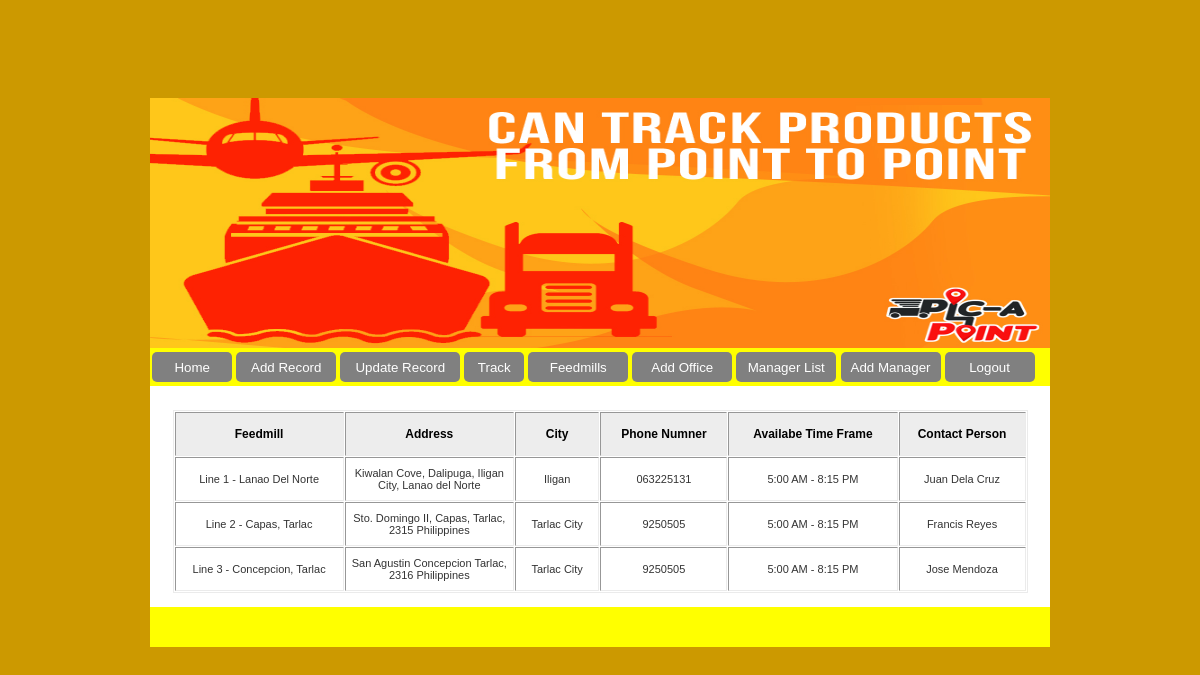
/feedmill_list.php (signed in), run on the app's committed database.
### tables this page shows
CREATE TABLE `tbl_offices` (
  `id` int(10) NOT NULL,
  `off_name` varchar(100) NOT NULL,
  `address` varchar(230) NOT NULL,
  `city` varchar(100) NOT NULL,
  `ph_no` varchar(20) NOT NULL,
  `office_time` varchar(100) NOT NULL,
  `contact_person` varchar(100) NOT NULL
);

### database.php (called while the page is built, shortened)
<?php
function dbQuery($sql)
{
	$result = mysql_query($sql) or die(mysql_error());
	return $result;
}
function dbFetchAssoc($result)
{
	return mysql_fetch_assoc($result);
}
?>

### feedmill_list.php (the view, shortened to what this page needs)
<?php
require_once('database.php');
$sql = "SELECT *
		FROM tbl_offices";
$result = dbQuery($sql);
?>
<!DOCTYPE html PUBLIC "-//W3C//DTD HTML 4.01 Transitional//EN" "http://www.w3.org/TR/html4/loose.dtd">
<html><head>
<link href="css/mystyle.css" rel="stylesheet" type="text/css">
<link href="css/style.css" rel="stylesheet" type="text/css">
</head>
<br>
<br>
<br>
<br>
<br>
<br>
<br>
<body style="background-color: #cc9900">
<table border="0" cellpadding="0" cellspacing="0" align="center" width="900">
  <tbody><tr>
    <td width="900">
<?php include("header.php"); ?>
  <tr>
    <td bgcolor="#FFFFFF">
<table border="0" align="center" width="80%">
    <tbody><tr>
      <td class="LargeBlue" bgcolor="#FFFFFF" align="left">&nbsp;</td>
    </tr>
  </tbody></table>
  <table border="0" cellpadding="1" cellspacing="1" align="center" width="95%">
    <tbody>
	<tr>
    <td>
	</td>
    </tr>
  </tbody></table>
  <table class="blackbox" border="1" cellpadding="1" cellspacing="1" align="center" width="95%">
    <tbody><tr class="BoldRED" bgcolor="#FFFFFF" style="height:30px;">
      <th class="newtext" bgcolor="#EDEDED" width="20%" style="height:40px;"><div align="center">Feedmill</div></th>
      <th class="newtext" bgcolor="#EDEDED" width="20%" style="height:40px;"><div align="center">Address</div></th>
	  <th class="newtext" bgcolor="#EDEDED" width="10%" style="height:40px;"><div align="center">City</div></th>
      <th class="newtext" bgcolor="#EDEDED" width="15%" style="height:40px;"><div align="center">Phone Numner</div></th>
      <th class="newtext" bgcolor="#EDEDED" width="20%" style="height:40px;"><div align="center">Availabe Time Frame</div></th>
      <th class="newtext" bgcolor="#EDEDED" width="15%" style="height:40px;"><div align="center">Contact Person</div></th>
    </tr>
	<?php
	while($data = dbFetchAssoc($result)){
	extract($data);
	?>
      <tr onMouseOver="this.bgColor='gold';" onMouseOut="this.bgColor='#FFFFFF';" bgcolor="#FFFFFF" style="height:20px;">
      <td class="gentxt" style="height:40px;"><div align="center"><?php echo $off_name; ?></div></td>
      <td class="gentxt" style="height:40px;"><div align="center"><?php echo $address; ?></div></td>
      <td class="gentxt" style="height:40px;"><div align="center"><?php echo $city; ?></div></td>
      <td class="gentxt" style="height:40px;"><div align="center"><?php echo $ph_no; ?></div></td>
      <td class="gentxt" style="height:40px;"><div align="center"><?php echo $office_time; ?></div></td>
	  <td class="gentxt" style="height:40px;"><div align="center"><?php echo $contact_person; ?></div></td>
    </tr>
    <?php
	}
	?>
	  </tbody></table>
  <br>
    </td>
  </tr>
  <tr>
    <td><table border="0" cellpadding="0" cellspacing="0" align="center" width="900">
  <tbody><tr>
    <td bgcolor="yellow" height="40" width="476">&nbsp;</td>
    <td bgcolor="yellow" width="304"><div align="right"></div></td>
  </tr>
</tbody></table>
</td>
  </tr>
</body></html>

### css/mystyle.css (style rules this page uses)
.blackbox { border: 1px solid #EBEBEB; padding: 0px; }
body { font-family:Verdana, Arial, Helvetica, sans-serif; font-size:12px; background-color: #cc9900; }
.gentxt { FONT-SIZE: 11px; TEXT-TRANSFORM: none; COLOR: #333333; FONT-STYLE: normal; FONT-FAMILY: Verdana, Arial; TEXT-DECORATION: none; }
.newtext { font-family: sans-serif, arial, helvetica; font-size:12px; color:#000000; }

### css/style.css (style rules this page uses)
html, body { height: 100%; margin: 0; padding: 0; }
table { font-size: 12px; }

### data on the page
tbl_offices: off_name "Line 1 - Lanao Del Norte", address "Kiwalan Cove, Dalipuga, Iligan City, Lanao del Norte", city "Iligan", ph_no "063225131", office_time "5:00 AM - 8:15 PM", contact_person "Juan Dela Cruz"
tbl_offices: off_name "Line 2 - Capas, Tarlac", address "Sto. Domingo II, Capas, Tarlac, 2315 Philippines", city "Tarlac City", ph_no "9250505", office_time "5:00 AM - 8:15 PM", contact_person "Francis Reyes"
tbl_offices: off_name "Line 3 - Concepcion, Tarlac", address "San Agustin Concepcion Tarlac, 2316 Philippines", city "Tarlac City", ph_no "9250505", office_time "5:00 AM - 8:15 PM", contact_person "Jose Mendoza"
